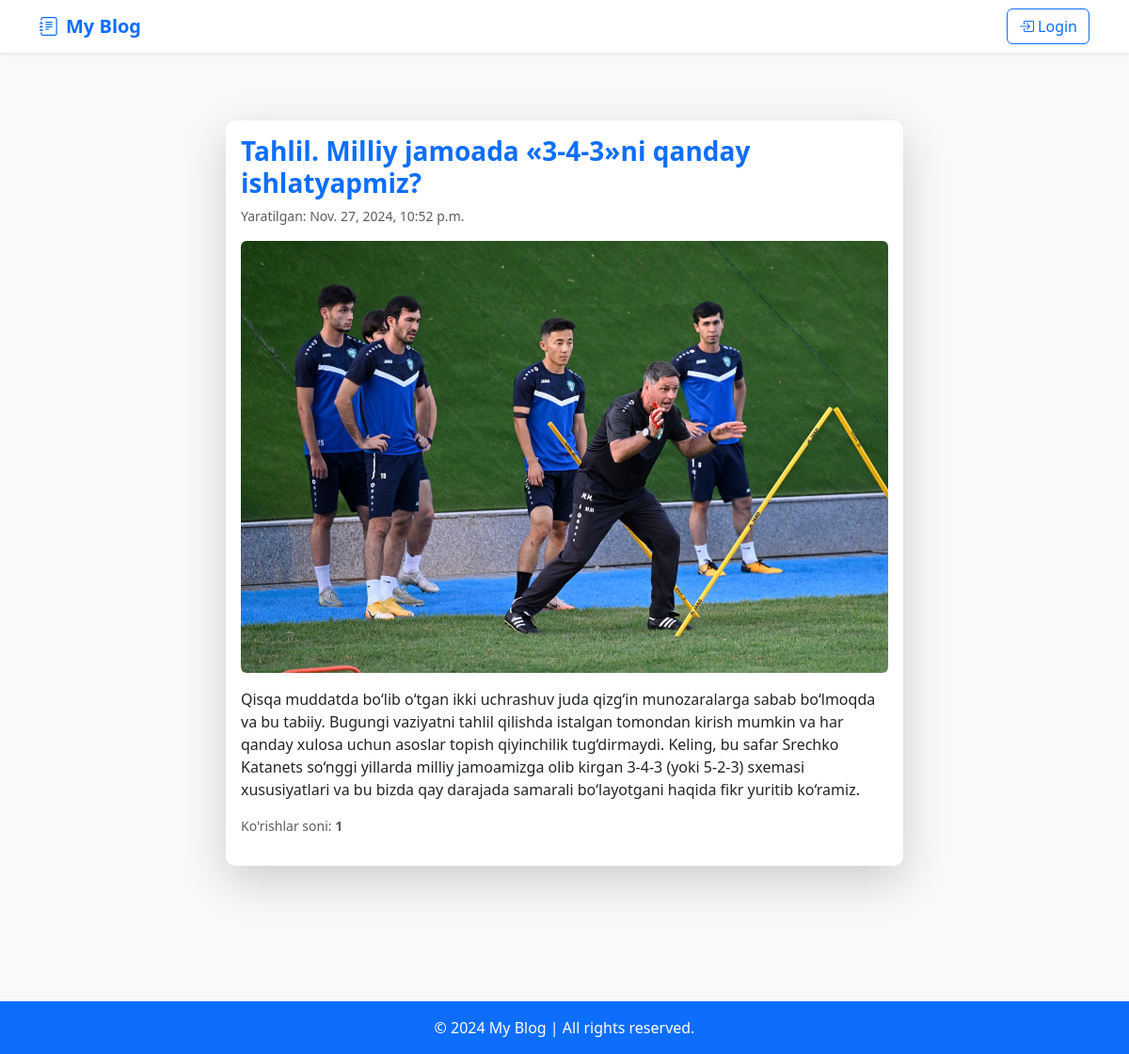
The app's page /posts/4/ with its own data.
### posts/models.py (models this page shows, shortened)
class Post(BaseModel):
    class Status(models.TextChoices):
        DRAFT = "DB", "Draft"
        PUBLISHED = "PB", "Published"
    title = models.CharField(_("Title"), max_length=250)
    desc = models.TextField(_("Desc"))
    image = models.ImageField(upload_to="posts/", default="posts/default-post.jpeg")
    status = models.CharField(max_length=2, choices=Status.choices, default=Status.DRAFT)
    user = models.ForeignKey(CustomUser, on_delete=models.CASCADE)
    view_count = models.PositiveIntegerField(default=0)
    is_recommended = models.BooleanField(default=False)

### posts/views.py (the view)
# urls.py: path('<int:pk>/', DetailView.as_view(), name="detail"),
class DetailView(View):
    def get(self, request, pk):
        post = get_object_or_404(Post, id=pk)
        comment_form = CommentCreateForm()
        user = request.user
        if user.is_authenticated:
            post_view, created = PostView.objects.get_or_create(post=post, user=user)
            if created:
                post.view_count += 1
                post.save()
        context = {
            "post": post,
            'comment_form': comment_form
        }
        return render(request, 'detail.html', context)

### posts/templates/detail.html (shortened to what this page needs)
{% extends 'base.html' %}
{% load static %}
{% block content %}
<div class="container py-4">
    <div class="row">
        <div class="col-lg-8 col-md-10 mx-auto">
            <div class="card border-0 shadow-lg mb-4">
                <div class="card-body">
                    <h3 class="card-title text-primary fw-bold">{{ post.title }}</h3>
                    <p class="text-muted small">Yaratilgan: {{ post.created_time }}</p>
                    <img src="{{ post.image.url }}" alt="Post Image" class="img-fluid rounded mb-3">
                    <p class="card-text">{{ post.desc }}</p>
                    <p class="text-muted small">Ko'rishlar soni: <span class="fw-bold">{{ post.view_count }}</span></p>
                </div>
            </div>
        </div>
    </div>
</div>
{% endblock %}

### static/css/main.css (style rules this page uses)
.card { border-radius: 10px; }

### records on screen
Post: title "Tahlil. Milliy jamoada «3-4-3»ni qanday ishlatyapmiz?", created_time "Nov. 27, 2024, 10:52 p.m.", image (picture), desc "Qisqa muddatda bo‘lib o‘tgan ikki uchrashuv juda qizg‘in munozaralarga sabab bo‘lmoqda va bu tabiiy. Bugungi vaziyatni tahlil qilishda istalgan tomondan kirish mumkin va har qanday xulosa uchun asoslar topish qiyinchilik tug‘dirmaydi. Keling, bu safar Srechko Katanets so‘nggi yillarda milliy jamoamizga olib kirgan 3-4-3 (yoki 5-2-3) sxemasi xususiyatlari va bu bizda qay darajada samarali bo‘layotgani haqida fikr yuritib ko‘ramiz.", view_count "1"
